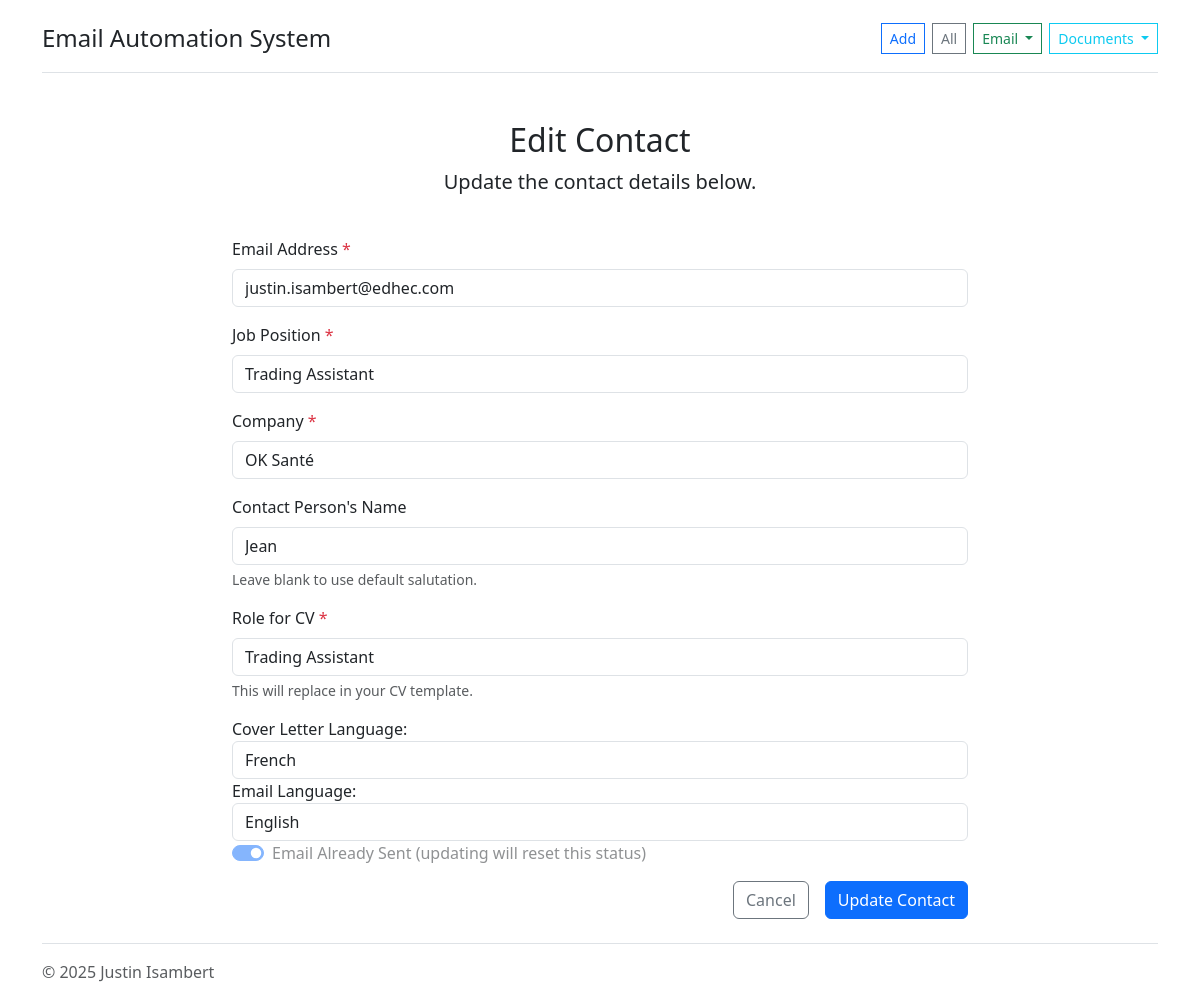
Screenshot of /edit/5 with the database file from the repository.
### tables this page shows
CREATE TABLE "contacts" (
                id INTEGER PRIMARY KEY AUTOINCREMENT,
                email TEXT NOT NULL,
                job TEXT NOT NULL DEFAULT 'Trading Assistant',
                company TEXT NOT NULL,
                name TEXT,
                role TEXT NOT NULL DEFAULT 'Trading Assistant',
                cover_letter_language TEXT NOT NULL DEFAULT 'english',
                email_language TEXT NOT NULL DEFAULT 'french',
                processed BOOLEAN DEFAULT 0
            );

### app.py (the view, shortened to what this page needs)
@app.route('/edit/<int:id>', methods=['GET', 'POST'])
def edit(id):
    logger.info(f"Rendering edit page for record {id}")
    record = get_all_records(id)
    return render_template('edit.html', record=record)

### database.py (called while the page is built)
def get_db_connection():
    conn = sqlite3.connect(DATABASE_FILE)
    conn.row_factory = sqlite3.Row
    return conn

def get_all_records(id=None):
    conn = get_db_connection()
    cursor = conn.cursor()
    if id is not None:
        cursor.execute('SELECT * FROM contacts WHERE id = ?', (id,))
        record = cursor.fetchone()
        conn.close()
        return record
    else:
        cursor.execute('SELECT * FROM contacts')
        records = cursor.fetchall()
        conn.close()
        return records

### templates/edit.html (shortened to what this page needs)
{% extends 'base.html' %}
{% block content %}
<div class="py-4 text-center">
    <h2>Edit Contact</h2>
    <p class="lead">Update the contact details below.</p>
</div>
<div class="row justify-content-center">
    <div class="col-md-8">
        <form method="POST" action="{{ url_for('edit', id=record.id) }}">
            <div class="mb-3">
                <label for="email" class="form-label">Email Address <span class="text-danger">*</span></label>
                <input type="email" class="form-control" id="email" name="email" value="{{ record.email }}" required>
            </div>
            <div class="mb-3">
                <label for="job" class="form-label">Job Position <span class="text-danger">*</span></label>
                <input type="text" class="form-control" id="job" name="job" value="{{ record.job }}" required>
            </div>
            <div class="mb-3">
                <label for="company" class="form-label">Company <span class="text-danger">*</span></label>
                <input type="text" class="form-control" id="company" name="company" value="{{ record.company }}" required>
            </div>
            <div class="mb-3">
                <label for="name" class="form-label">Contact Person's Name</label>
                <input type="text" class="form-control" id="name" name="name" value="{{ record.name }}">
                <div class="form-text">Leave blank to use default salutation.</div>
            </div>
            <div class="mb-3">
                <label for="role" class="form-label">Role for CV <span class="text-danger">*</span></label>
                <input type="text" class="form-control" id="role" name="role" value="{{ record.role }}" required>
                <div class="form-text">This will replace {{ role }} in your CV template.</div>
            </div>
            <div class="form-group">
                <label for="cover_letter_language">Cover Letter Language:</label>
                <select class="form-control" id="cover_letter_language" name="cover_letter_language" required>
                    <option value="french" {% if record.cover_letter_language == 'french' %}selected{% endif %}>French</option>
                </select>
            </div>
            <div class="form-group">
                <label for="email_language">Email Language:</label>
                <select class="form-control" id="email_language" name="email_language" required>
                    <option value="english" {% if record.email_language == 'english' %}selected{% endif %}>English</option>
                </select>
            </div>
            <div class="mb-3">
                <div class="form-check form-switch">
                    <input class="form-check-input" type="checkbox" id="processed" name="processed" {% if record.processed %}checked{% endif %} disabled>
                    <label class="form-check-label" for="processed">
                        {% if record.processed %}
                            Email Already Sent (updating will reset this status)
                        {% else %}
                            Email Not Yet Sent
                        {% endif %}
                    </label>
                </div>
            </div>
            <div class="d-grid gap-2 d-md-flex justify-content-md-end">
                <a href="{{ url_for('index') }}" class="btn btn-outline-secondary me-md-2">Cancel</a>
                <button type="submit" class="btn btn-primary">Update Contact</button>
            </div>
        </form>
    </div>
</div>
{% endblock %}

### templates/base.html (style rules this page uses)
body { padding-top: 20px; }

### rows the page displays
contacts: email "justin.isambert@edhec.com", job "Trading Assistant", company "OK Santé", name "Jean", role "Trading Assistant", cover_letter_language "French", email_language "English", processed "☑"
